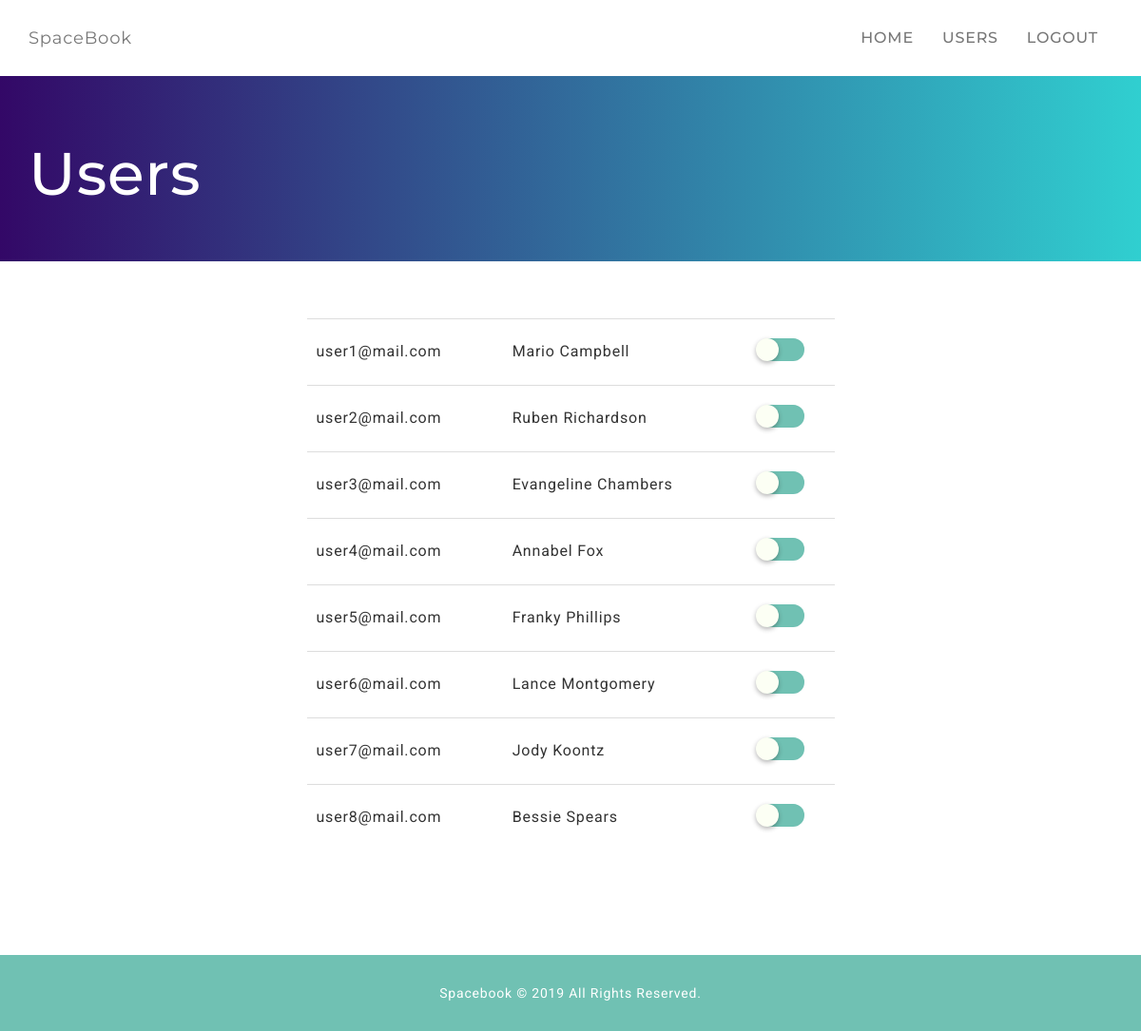
Screenshot of /administrator (signed in) with the database file from the repository.
### tables this page shows
CREATE TABLE `users` (
  `id` int(10) NOT NULL,
  `username` varchar(15) NOT NULL,
  `password` char(128) NOT NULL,
  `email` varchar(30) NOT NULL,
  `firstname` varchar(30) NOT NULL,
  `lastname` varchar(30) NOT NULL,
  `personal` varchar(512) NOT NULL,
  `image` varchar(128) NOT NULL,
  `visibility` tinyint(1) NOT NULL,
  `reset` char(128) NOT NULL,
  `admin` int(1) NOT NULL,
  `ban` int(1) NOT NULL
);

### administrator.php (the view, shortened to what this page needs)
<?php
require_once "config.php";
?>
<!DOCTYPE html>
<html lang="en">
<head>
    <link rel="stylesheet" href="//stackpath.bootstrapcdn.com/bootstrap/3.4.1/css/bootstrap.min.css">
    <link rel="stylesheet" href="/css/checkboxes.min.css">
    <link rel="stylesheet" href="//cdnjs.cloudflare.com/ajax/libs/jquery-toast-plugin/1.3.2/jquery.toast.min.css">
    <link rel="stylesheet" href="/css/style.css">
</head>
<body>
<?php include "nav.php"; ?>
<div class="jumbotron administrator">
    <div class="container"><h1>Users</h1></div>
</div>
<div class="container">
    <div class="row">
        <div class="col-md-6 col-md-push-3">
            <div class="manage">
                <table class="table">
                    <?php
                    $query = "SELECT firstname, lastname, email, id, ban FROM users WHERE admin != 1";
                    if ($result = mysqli_query($link, $query)) {
                        while ($row = mysqli_fetch_assoc($result)) { ?>
                            <tr>
                                <td><?php echo $row["email"]; ?></td>
                                <td><?php echo $row["firstname"]; ?> <?php echo $row["lastname"]; ?></td>
                                <td>
                                    <div class="ckbx-style-8">
                                        <label for="ban<?php echo $row["id"] ?>"></label>
                                    </div>
                                </td>
                            </tr>
                            <?php
                        }
                    }
                    ?>
                </table>
            </div>
        </div>
    </div>
</div>
<?php include "footer.php"; ?>
</body>
</html>

### css/style.css (style rules this page uses)
body { font-family: 'Roboto', sans-serif; font-size: 16px; letter-spacing: 0.8px; min-height: 100vh; }
h1, h2, h3, h4 { font-family: 'Montserrat', sans-serif; font-weight: 500; }
.jumbotron { margin-bottom: 60px; color: #fff; background: #159957; background: -webkit-linear-gradient(to right, #155799, #159957); background: linear-gradient(to right, #155799, #159957); }
.jumbotron.administrator { background: #30cfd0; background: -webkit-linear-gradient(to right, #330867, #30cfd0); background: linear-gradient(to right, #330867, #30cfd0); }
.manage .table > tbody > tr > td { vertical-align: middle; padding: 20px 10px; }
label { font-weight: 500; }

### rows the page displays
users: email "user1@mail.com", firstname "Mario", lastname "Campbell"
users: email "user2@mail.com", firstname "Ruben", lastname "Richardson"
users: email "user3@mail.com", firstname "Evangeline", lastname "Chambers"
users: email "user4@mail.com", firstname "Annabel", lastname "Fox"
users: email "user5@mail.com", firstname "Franky", lastname "Phillips"
users: email "user6@mail.com", firstname "Lance", lastname "Montgomery"
users: email "user7@mail.com", firstname "Jody", lastname "Koontz"
users: email "user8@mail.com", firstname "Bessie", lastname "Spears"
